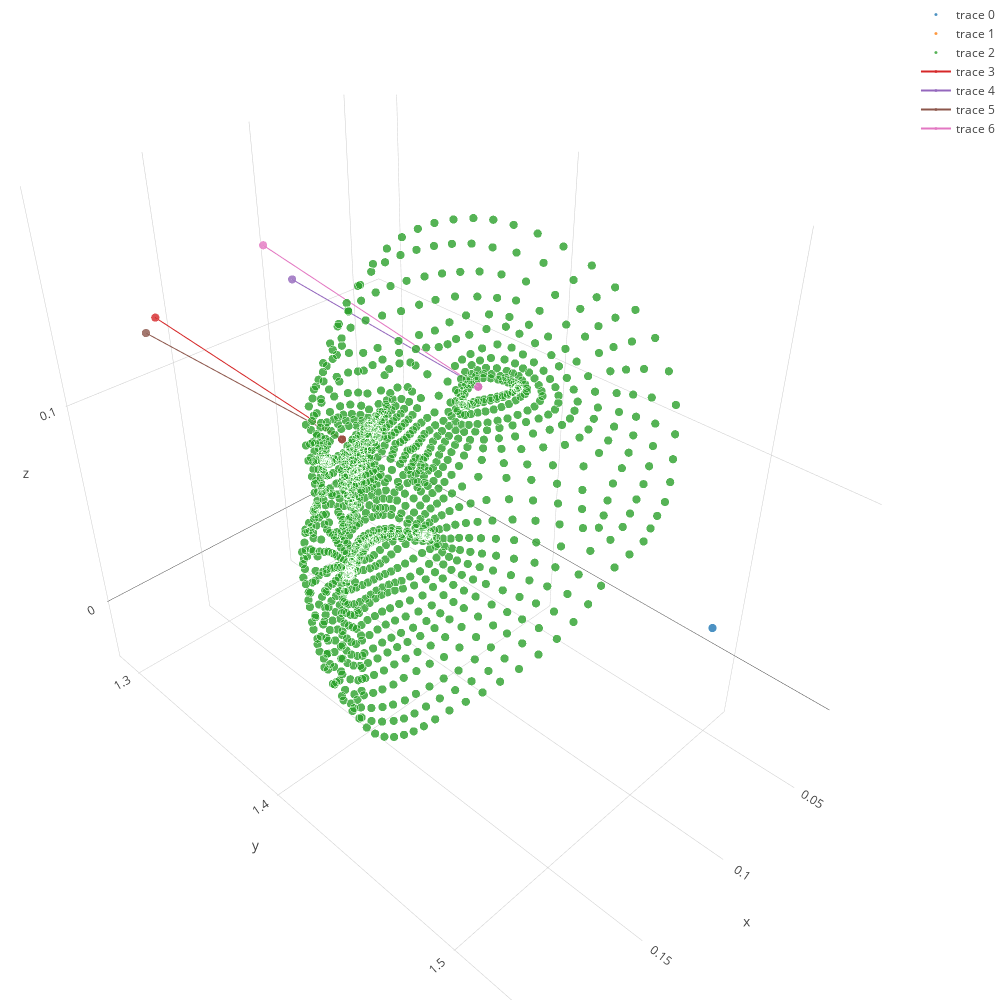

The notebook cell saved with this chart:
### Code cell
i = 23

point_traces = [
    create_trace_3d(data.reshape(-1, 3), **marker_style) 
    for data in [translations[i],
#                  markers,
                 np.stack((left_pupil_centers[i], right_pupil_centers[i])),
                 face_points_array[i]]
]

line_left_traces = [
    create_trace_3d(np.stack((left_pupil_centers[i], left_pupil_centers[i]+left_gazes_true[i]/10)), **line_style)
]
line_right_traces = [
    create_trace_3d(np.stack((right_pupil_centers[i], right_pupil_centers[i]+right_gazes_true[i]/10)), **line_style)
]

line_pred_left_traces = [
    create_trace_3d(np.stack((left_pupil_centers[i], left_pupil_centers[i]+left_gazes_pred[i]/10)), **line_style)
]
line_pred_right_traces = [
    create_trace_3d(np.stack((right_pupil_centers[i], right_pupil_centers[i]+right_gazes_pred[i]/10)), **line_style)
]

layout = go.Layout(margin=dict(l=0, r=0, b=0, t=0), width=1000, height=1000)

fig = go.Figure(data=point_traces+line_left_traces+line_right_traces+line_pred_left_traces+line_pred_right_traces,
                layout=layout)
iplot(fig, filename='simple-3d-scatter')

### Figure 1 — Plotly figure (JSON) as saved in the notebook; plotly's stock layout.template omitted (floating-point values rounded to 4 significant figures; data arrays with more than 128 entries replaced by an {"elided": "..."} marker saying what was removed)
{"data": [{"marker": {"line": {"color": "rgba(217, 217, 217, 0.14)", "width": 0.5}, "opacity": 0.8, "size": 3}, "mode": "markers", "type": "scatter3d", "uid": "4e4cfcba-a13f-11e8-9c35-c025e91e9b5a", "x": [0.1234], "y": [1.537], "z": [0.09375]}, {"marker": {"line": {"color": "rgba(217, 217, 217, 0.14)", "width": 0.5}, "opacity": 0.8, "size": 3}, "mode": "markers", "type": "scatter3d", "uid": "4e4cfcbb-a13f-11e8-9dfc-c025e91e9b5a", "x": [0.1476, 0.0804], "y": [1.389, 1.394], "z": [0.1083, 0.1047]}, {"marker": {"line": {"color": "rgba(217, 217, 217, 0.14)", "width": 0.5}, "opacity": 0.8, "size": 3}, "mode": "markers", "type": "scatter3d", "uid": "4e4cfcbc-a13f-11e8-9486-c025e91e9b5a", "x": {"elided": "1347 float values"}, "y": {"elided": "1347 float values"}, "z": {"elided": "1347 float values"}}, {"marker": {"line": {"color": "rgba(217, 217, 217, 0.14)", "width": 0.5}, "opacity": 0.8, "size": 3}, "type": "scatter3d", "uid": "4e4cfcbd-a13f-11e8-a061-c025e91e9b5a", "x": [0.1476, 0.1597], "y": [1.389, 1.292], "z": [0.1083, 0.1271]}, {"marker": {"line": {"color": "rgba(217, 217, 217, 0.14)", "width": 0.5}, "opacity": 0.8, "size": 3}, "type": "scatter3d", "uid": "4e4cfcbe-a13f-11e8-9d7c-c025e91e9b5a", "x": [0.0804, 0.09434], "y": [1.394, 1.297], "z": [0.1047, 0.1235]}, {"marker": {"line": {"color": "rgba(217, 217, 217, 0.14)", "width": 0.5}, "opacity": 0.8, "size": 3}, "type": "scatter3d", "uid": "4e4cfcbf-a13f-11e8-883f-c025e91e9b5a", "x": [0.1476, 0.1648], "y": [1.389, 1.292], "z": [0.1083, 0.1221]}, {"marker": {"line": {"color": "rgba(217, 217, 217, 0.14)", "width": 0.5}, "opacity": 0.8, "size": 3}, "type": "scatter3d", "uid": "4e4cfcc0-a13f-11e8-b2bd-c025e91e9b5a", "x": [0.0804, 0.1237], "y": [1.394, 1.319], "z": [0.1047, 0.1549]}], "layout": {"height": 1000, "margin": {"b": 0, "l": 0, "r": 0, "t": 0}, "width": 1000}}
